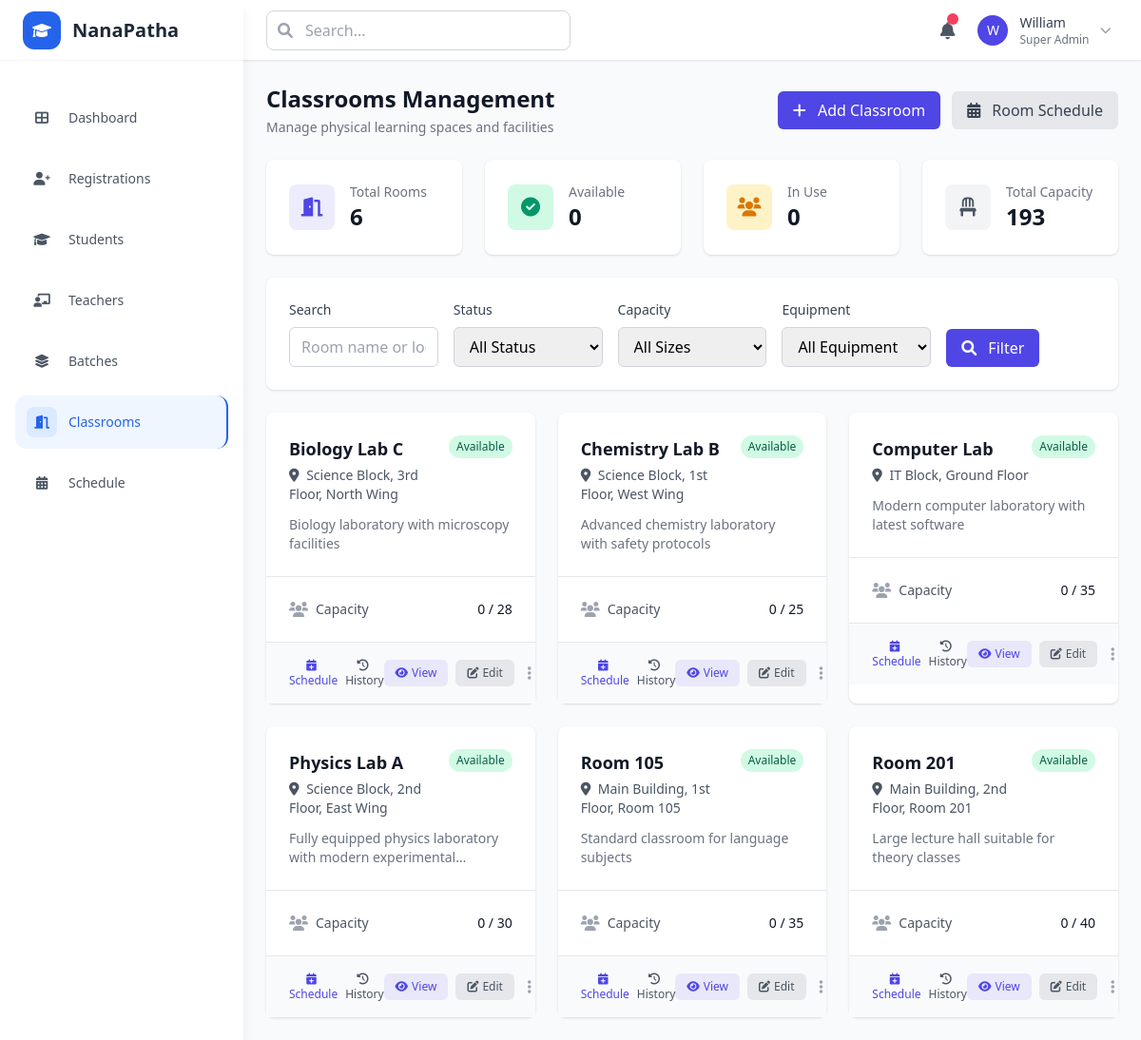
Screenshot of /admin/classrooms with the database file from the repository.
### models.py (models this page shows)
class Classroom(db.Model):
    __tablename__ = 'classrooms'
    id = db.Column(db.Integer, primary_key=True)
    name = db.Column(db.String(255), nullable=False)
    capacity = db.Column(db.Integer, nullable=False)
    location = db.Column(db.String(255))
    is_active = db.Column(db.Boolean, default=True)
    notes = db.Column(db.Text)
    created_at = db.Column(db.DateTime, default=datetime.utcnow)

### app.py (the view, shortened to what this page needs)
@app.route('/admin/classrooms')
def admin_classrooms():
    search_query = request.args.get('search', '')
    status_filter = request.args.get('status', '')
    query = Classroom.query
    if status_filter:
        query = query.filter_by(status=status_filter)
    classrooms = query.order_by(Classroom.name).all()
    return render_template('admin/classrooms.html',
                         classrooms=classrooms,
                         search_query=search_query)

### templates/admin/classrooms.html (shortened to what this page needs)
{% extends "base.html" %}
{% block content %}
<div class="space-y-6">
    <div class="flex items-center justify-between">
        <div>
            <h1 class="text-2xl font-semibold text-gray-900">Classrooms Management</h1>
            <p class="text-sm text-gray-500 mt-1">Manage physical learning spaces and facilities</p>
        </div>
        <div class="flex items-center space-x-3">
            <a href="{{ url_for('admin_classroom_create') }}"
               class="bg-brand text-white px-4 py-2 rounded-md hover:bg-brand-700 transition-colors duration-150">
                <i class="fas fa-plus mr-2"></i>
                Add Classroom
            </a>
            <button class="bg-gray-200 text-gray-700 px-4 py-2 rounded-md hover:bg-gray-300 transition-colors duration-150">
                <i class="fas fa-calendar-alt mr-2"></i>
                Room Schedule
            </button>
        </div>
    </div>
    <div class="grid grid-cols-1 md:grid-cols-4 gap-6">
        <div class="bg-white rounded-lg shadow p-6">
            <div class="flex items-center">
                <div class="w-12 h-12 bg-brand/10 rounded-lg flex items-center justify-center">
                    <i class="fas fa-door-open text-brand text-xl"></i>
                </div>
                <div class="ml-4">
                    <p class="text-sm font-medium text-gray-500">Total Rooms</p>
                    <p class="text-2xl font-semibold text-gray-900">{{ classrooms|length }}</p>
                </div>
            </div>
        </div>
        <div class="bg-white rounded-lg shadow p-6">
            <div class="flex items-center">
                <div class="w-12 h-12 bg-emerald-100 rounded-lg flex items-center justify-center">
                    <i class="fas fa-check-circle text-emerald-600 text-xl"></i>
                </div>
                <div class="ml-4">
                    <p class="text-sm font-medium text-gray-500">Available</p>
                    <p class="text-2xl font-semibold text-gray-900">
                        {{ classrooms | selectattr('status', 'equalto', 'available') | list | length }}
                    </p>
                </div>
            </div>
        </div>
        <div class="bg-white rounded-lg shadow p-6">
            <div class="flex items-center">
                <div class="w-12 h-12 bg-amber-100 rounded-lg flex items-center justify-center">
                    <i class="fas fa-users text-amber-600 text-xl"></i>
                </div>
                <div class="ml-4">
                    <p class="text-sm font-medium text-gray-500">In Use</p>
                    <p class="text-2xl font-semibold text-gray-900">
                        {{ classrooms | selectattr('status', 'equalto', 'occupied') | list | length }}
                    </p>
                </div>
            </div>
        </div>
        <div class="bg-white rounded-lg shadow p-6">
            <div class="flex items-center">
                <div class="w-12 h-12 bg-gray-100 rounded-lg flex items-center justify-center">
                    <i class="fas fa-chair text-gray-600 text-xl"></i>
                </div>
                <div class="ml-4">
                    <p class="text-sm font-medium text-gray-500">Total Capacity</p>
                    <p class="text-2xl font-semibold text-gray-900">
                        {{ classrooms | sum(attribute='capacity') }}
                    </p>
                </div>
            </div>
        </div>
    </div>
    <div class="bg-white rounded-lg shadow p-6">
        <form method="GET" class="space-y-4">
            <div class="grid grid-cols-1 md:grid-cols-5 gap-4">
                <div>
                    <label class="block text-sm font-medium text-gray-700 mb-2">Search</label>
                    <input type="text" name="search" value="{{ search_query }}"
                           placeholder="Room name or location..."
                           class="w-full px-3 py-2 border border-gray-300 rounded-md focus:ring-2 focus:ring-brand focus:border-transparent">
                </div>
                <div>
                    <label class="block text-sm font-medium text-gray-700 mb-2">Status</label>
                    <select name="status"
                            class="w-full px-3 py-2 border border-gray-300 rounded-md focus:ring-2 focus:ring-brand focus:border-transparent">
                        <option value="">All Status</option>
                    </select>
                </div>
                <div>
                    <label class="block text-sm font-medium text-gray-700 mb-2">Capacity</label>
                    <select name="capacity"
                            class="w-full px-3 py-2 border border-gray-300 rounded-md focus:ring-2 focus:ring-brand focus:border-transparent">
                        <option value="">All Sizes</option>
                    </select>
                </div>
                <div>
                    <label class="block text-sm font-medium text-gray-700 mb-2">Equipment</label>
                    <select name="equipment"
                            class="w-full px-3 py-2 border border-gray-300 rounded-md focus:ring-2 focus:ring-brand focus:border-transparent">
                        <option value="">All Equipment</option>
                    </select>
                </div>
                <div class="flex items-end space-x-2">
                    <button type="submit"
                            class="bg-brand text-white px-4 py-2 rounded-md hover:bg-brand-700 transition-colors duration-150">
                        <i class="fas fa-search mr-2"></i>
                        Filter
                    </button>
                </div>
            </div>
        </form>
    </div>
    {% if classrooms %}
    <div class="grid grid-cols-1 md:grid-cols-2 lg:grid-cols-3 gap-6">
        {% for classroom in classrooms %}
        <div class="bg-white rounded-lg shadow hover:shadow-lg transition-shadow duration-200">
            <div class="p-6 border-b border-gray-200">
                <div class="flex items-start justify-between mb-3">
                    <div class="flex-1">
                        <h3 class="text-lg font-semibold text-gray-900 mb-1">
                            {{ classroom.name }}
                        </h3>
                        {% if classroom.location %}
                        <p class="text-sm text-gray-600">
                            <i class="fas fa-map-marker-alt mr-1"></i>
                            {{ classroom.location }}
                        </p>
                        {% endif %}
                    </div>
                    <span class="inline-flex px-2 py-1 text-xs font-medium rounded-full bg-emerald-100 text-emerald-800">
                        Available
                    </span>
                </div>
                {% if classroom.notes %}
                <p class="text-sm text-gray-500 line-clamp-2">{{ classroom.notes }}</p>
                {% endif %}
            </div>
            <div class="p-6 space-y-4">
                <div class="flex items-center justify-between">
                    <div class="flex items-center space-x-2">
                        <i class="fas fa-users text-gray-400"></i>
                        <span class="text-sm text-gray-600">Capacity</span>
                    </div>
                    <span class="text-sm font-medium text-gray-900">
                        {% if classroom.current_batches %}
                            {{ classroom.current_batches|length }} / {{ classroom.capacity }}
                        {% else %}
                            0 / {{ classroom.capacity }}
                        {% endif %}
                    </span>
                </div>
            </div>
            <div class="px-6 py-4 border-t border-gray-200 bg-gray-50">
                <div class="flex items-center justify-between">
                    <div class="flex items-center space-x-2">
                        <button class="text-xs text-brand hover:text-brand-700">
                            <i class="fas fa-calendar-plus mr-1"></i>
                            Schedule
                        </button>
                        <button class="text-xs text-gray-600 hover:text-gray-800">
                            <i class="fas fa-history mr-1"></i>
                            History
                        </button>
                    </div>
                    <div class="flex items-center space-x-2">
                        <a href="{{ url_for('admin_classroom_detail', classroom_id=classroom.id) }}"
                           class="inline-flex items-center px-3 py-1.5 text-xs font-medium text-brand bg-brand/10 rounded-md hover:bg-brand/20 transition-colors duration-150">
                            <i class="fas fa-eye mr-1"></i>
                            View
                        </a>
                        <a href="{{ url_for('admin_classroom_edit', classroom_id=classroom.id) }}"
                           class="inline-flex items-center px-3 py-1.5 text-xs font-medium text-gray-600 bg-gray-200 rounded-md hover:bg-gray-300 transition-colors duration-150">
                            <i class="fas fa-edit mr-1"></i>
                            Edit
                        </a>
                        <div class="relative inline-block text-left">
                            <button class="inline-flex items-center p-1.5 text-gray-400 hover:text-gray-600 rounded-md hover:bg-gray-100"
                                    onclick="toggleStatusDropdown(event, 'status-{{ classroom.id }}')">
                                <i class="fas fa-ellipsis-v"></i>
                            </button>
                        </div>
                    </div>
                </div>
            </div>
        </div>
        {% endfor %}
    </div>
    {% endif %}
</div>
{% endblock %}

### rows the page displays
Classroom: name "Biology Lab C", location "Science Block, 3rd Floor, North Wing", notes "Biology laboratory with microscopy facilities", capacity "28"
Classroom: name "Chemistry Lab B", location "Science Block, 1st Floor, West Wing", notes "Advanced chemistry laboratory with safety protocols", capacity "25"
Classroom: name "Computer Lab", location "IT Block, Ground Floor", notes "Modern computer laboratory with latest software", capacity "35"
Classroom: name "Physics Lab A", location "Science Block, 2nd Floor, East Wing", notes "Fully equipped physics laboratory with modern…", capacity "30"
Classroom: name "Room 105", location "Main Building, 1st Floor, Room 105", notes "Standard classroom for language subjects", capacity "35"
Classroom: name "Room 201", location "Main Building, 2nd Floor, Room 201", notes "Large lecture hall suitable for theory classes", capacity "40"

### other values shown
{{ classrooms|length }} "6"
{{ classrooms | sum(attribute='capacity') }} "193"
